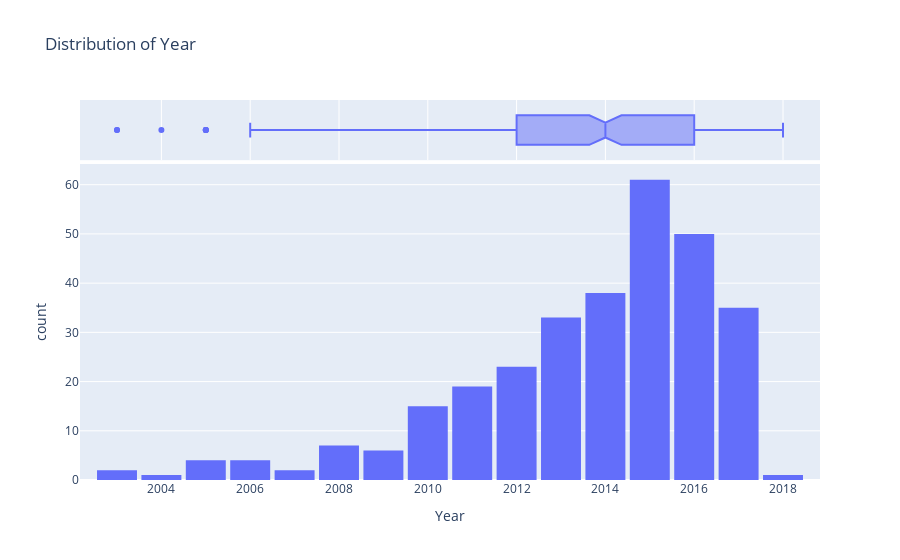

Write notebook code for a chart like this one.
### Code cell
fig = px.histogram(data, 
                   x='Year', 
                   marginal='box', 
                   nbins=16, 
                   title='Distribution of Year')
fig.update_layout(bargap=0.1)
fig.show()

### Figure 1 — Plotly figure (JSON) as saved in the notebook; plotly's stock layout.template omitted (floating-point values rounded to 4 significant figures; data arrays with more than 128 entries replaced by an {"elided": "..."} marker saying what was removed)
{"data": [{"alignmentgroup": "True", "bingroup": "x", "hovertemplate": "Year=%{x}<br>count=%{y}<extra></extra>", "legendgroup": "", "marker": {"color": "#636efa", "pattern": {"shape": ""}}, "name": "", "nbinsx": 16, "offsetgroup": "", "orientation": "v", "showlegend": false, "type": "histogram", "x": {"elided": "301 int values"}, "xaxis": "x", "yaxis": "y"}, {"alignmentgroup": "True", "hovertemplate": "Year=%{x}<extra></extra>", "legendgroup": "", "marker": {"color": "#636efa"}, "name": "", "notched": true, "offsetgroup": "", "showlegend": false, "type": "box", "x": {"elided": "301 int values"}, "xaxis": "x2", "yaxis": "y2"}], "layout": {"bargap": 0.1, "barmode": "relative", "legend": {"tracegroupgap": 0}, "title": {"text": "Distribution of Year"}, "xaxis": {"anchor": "y", "domain": [0, 1], "title": {"text": "Year"}}, "xaxis2": {"anchor": "y2", "domain": [0, 1], "matches": "x", "showgrid": true, "showticklabels": false}, "yaxis": {"anchor": "x", "domain": [0, 0.8316], "title": {"text": "count"}}, "yaxis2": {"anchor": "x2", "domain": [0.8416, 1], "matches": "y2", "showgrid": false, "showline": false, "showticklabels": false, "ticks": ""}}}
